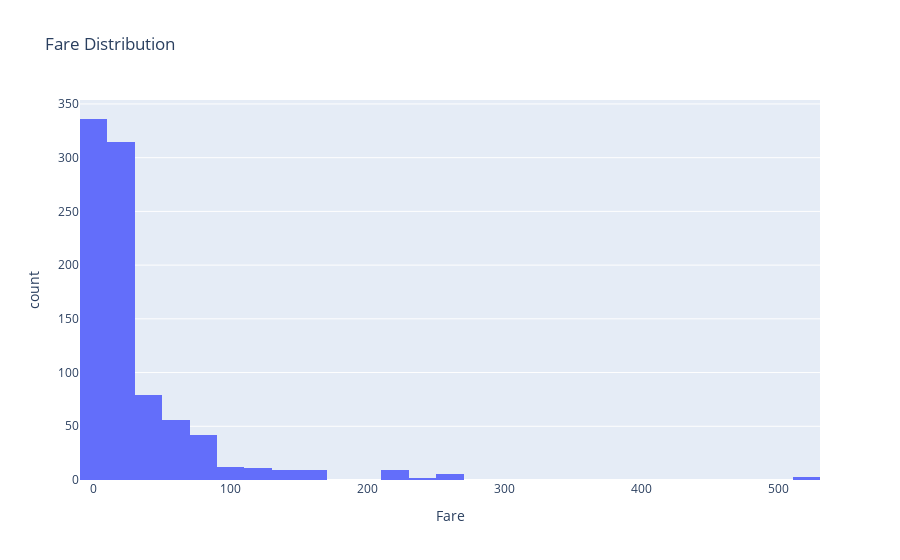

Notebook source saved alongside this figure:
### Code cell
# Plot histogram interactively
# Make sure no matplotlib plt.show() here.
import plotly.express as px

fig = px.histogram(train.dropna(subset=['Fare']), x='Fare',
                   nbins=50, title='Fare Distribution')
fig.show()

### Figure 1 — Plotly figure (JSON) as saved in the notebook; plotly's stock layout.template omitted (floating-point values rounded to 4 significant figures; data arrays with more than 128 entries replaced by an {"elided": "..."} marker saying what was removed)
{"data": [{"bingroup": "x", "hovertemplate": "Fare=%{x}<br>count=%{y}<extra></extra>", "legendgroup": "", "marker": {"color": "#636efa", "pattern": {"shape": ""}}, "name": "", "nbinsx": 50, "orientation": "v", "showlegend": false, "type": "histogram", "x": {"elided": "889 float values"}, "xaxis": "x", "yaxis": "y"}], "layout": {"barmode": "relative", "legend": {"tracegroupgap": 0}, "title": {"text": "Fare Distribution"}, "xaxis": {"anchor": "y", "domain": [0, 1], "title": {"text": "Fare"}}, "yaxis": {"anchor": "x", "domain": [0, 1], "title": {"text": "count"}}}}
